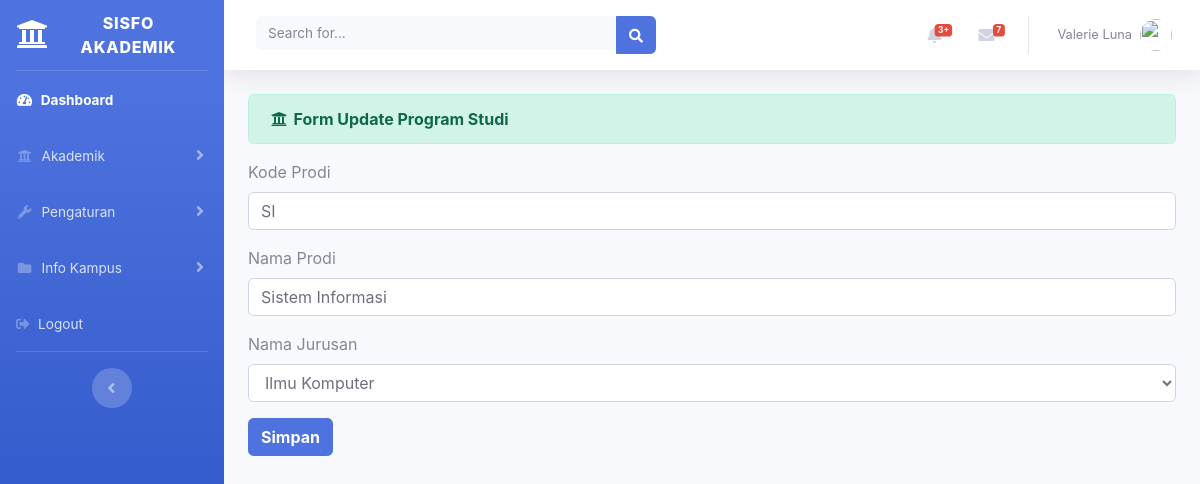
Page /administrator/prodi/update/1 on the committed database.
### tables this page shows
CREATE TABLE `prodi` (
  `id_prodi` int(11) NOT NULL,
  `kode_prodi` varchar(20) NOT NULL,
  `nama_prodi` varchar(25) NOT NULL,
  `nama_jurusan` varchar(25) NOT NULL
);

CREATE TABLE `jurusan` (
  `id_jurusan` int(11) NOT NULL,
  `kode_jurusan` varchar(3) NOT NULL,
  `nama_jurusan` varchar(25) NOT NULL
);

### application/controllers/administrator/Prodi.php (called while the page is built, shortened)
<?php
	class Prodi extends CI_Controller {
		public function update($id) {
			$data['prodi'] = $this->db->query("SELECT * FROM prodi prd, jurusan jrs WHERE prd.nama_jurusan=jrs.nama_jurusan AND prd.id_prodi='$id'")->result();
			$data['jurusan'] = $this->prodi_model->tampil_data('jurusan')->result();
			$this->load->view('templates_administrator/header');
			$this->load->view('templates_administrator/sidebar');
			$this->load->view('administrator/prodi_update', $data);
			$this->load->view('templates_administrator/footer');
		}
	}
?>

### index.php (called while the page is built, shortened)
<?php
require_once BASEPATH.'core/CodeIgniter.php';

### application/views/administrator/prodi_update.php (the view, shortened to what this page needs)
<div class="container-fluid">
	<div class="alert alert-success" role="alert">
    	<i class="fas fa-fw fa-university"></i>
    	<b>Form Update Program Studi</b>
  	</div>
  	<?php foreach($prodi as $prd): ?>
  		<form method="POST" action="<?=base_url('administrator/prodi/update_aksi')?>">
  			<div class="form-group">
  				<label>Kode Prodi</label>
  				<input type="text" name="kode_prodi" class="form-control" value="<?=$prd->kode_prodi?>">
  			</div>
        <div class="form-group">
          <label>Nama Prodi</label>
          <input type="text" name="nama_prodi" class="form-control" value="<?=$prd->nama_prodi?>">
        </div>
  			<div class="form-group">
  				<label>Nama Jurusan</label>
  				<select name="nama_jurusan" class="form-control">
            <option value="<?=$prd->nama_jurusan?>"><?=$prd->nama_jurusan?></option>
          </select>
  			</div>
  			<button type="submit" class="btn btn-primary"><b>Simpan</b></button>
  		</form>
  	<?php endforeach; ?>
</div>

### rows in the picture
prodi: kode_prodi "SI", nama_prodi "Sistem Informasi", nama_jurusan "Ilmu Komputer"
